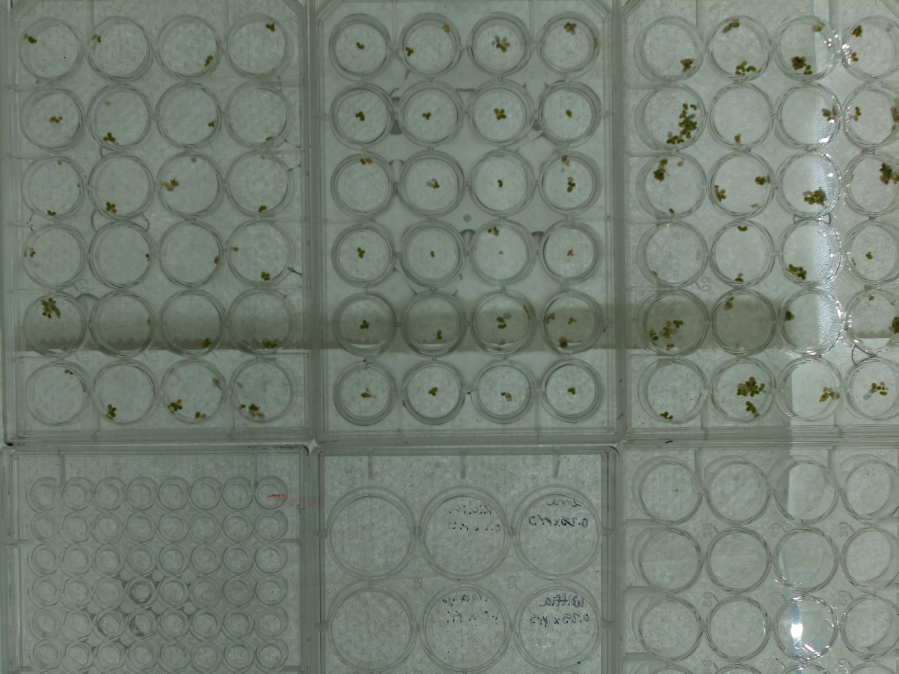
#> input picture example.jpg, 1797 x 1347 px (shown at 1/2 size)
$ python -i image_processor.py   (imports and definitions only)
#> lines starting #> are read from the running program, lines starting #| are printed output that depends on the picture
import cv2
import numpy as np

class ImageProcessor:
    def __init__(self, image_path):
#> called with image_path = 'example.jpg'
        self.image = cv2.imread(image_path)
#> self.image is the input picture: shape (1347, 1797, 3); mean B, G, R 116.9, 126.9, 117
        self.gray_image = self._convert_to_grayscale()
        self.equalized_image = self._equalize_brightness(self.gray_image)

    def _convert_to_grayscale(self):
        return cv2.cvtColor(self.image, cv2.COLOR_BGR2GRAY)

    def _equalize_brightness(self, gray_image):
        # Apply CLAHE (Contrast Limited Adaptive Histogram Equalization)
        clahe = cv2.createCLAHE(clipLimit=2.0, tileGridSize=(8, 8))
        return clahe.apply(gray_image)
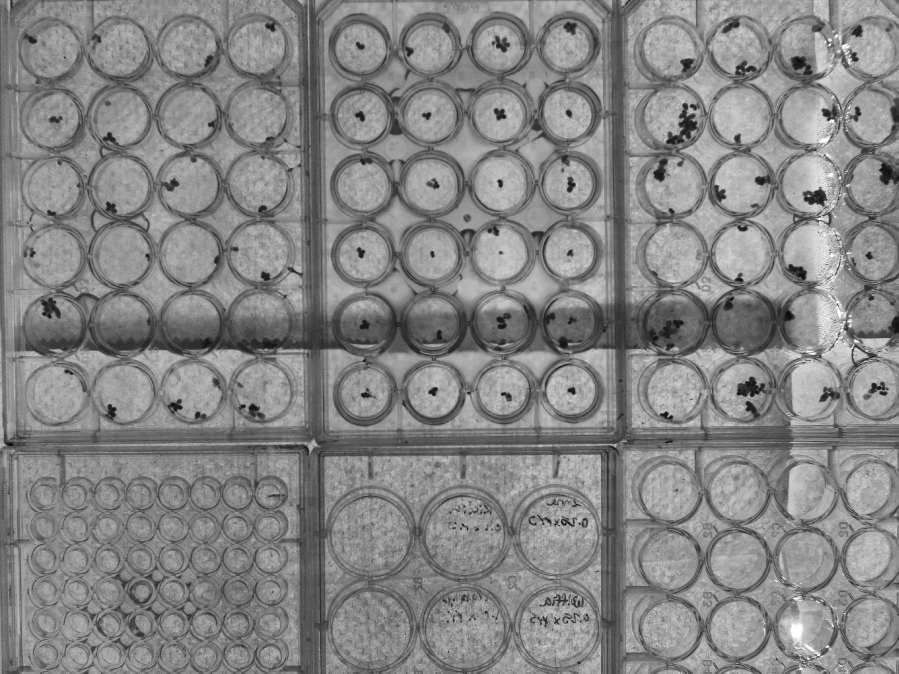
#> returned value: shape (1347, 1797) (shown at 1/2 size); min 4, max 255, mean 132.9

    def get_blurred_image(self, kernel_size=(7, 7), sigma=1.5):
#> called with kernel_size = (7, 7), sigma = 1.5
        return cv2.GaussianBlur(self.equalized_image, kernel_size, sigma)

    def get_original_image(self):
        return self.image

    def get_resized_image(self, width):
        height = int(self.image.shape[0] * (width / self.image.shape[1]))  # Maintain aspect ratio
        return cv2.resize(self.image, (width, height))

>>> result = ImageProcessor('example.jpg').get_blurred_image()
